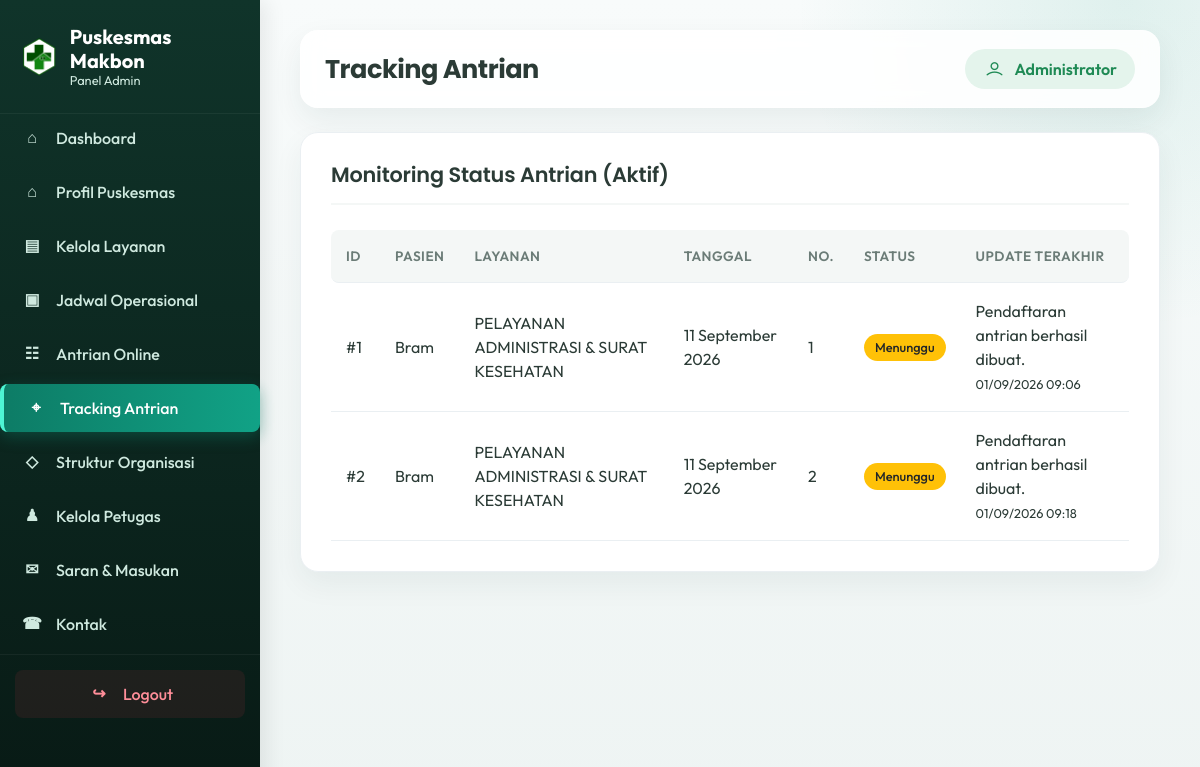
Screenshot of /admin/tracking.php (signed in) with the database file from the repository.
### tables this page shows
CREATE TABLE `antrian_online` (
  `id_antrian` int NOT NULL,
  `nama_pasien` varchar(100) NOT NULL,
  `no_hp` varchar(20) DEFAULT NULL,
  `alamat` text,
  `id_layanan` int DEFAULT NULL,
  `layanan` varchar(100) DEFAULT NULL,
  `tanggal_antrian` date NOT NULL,
  `nomor_antrian` int NOT NULL,
  `status` enum('Menunggu','Diproses','Selesai','Dibatalkan') NOT NULL DEFAULT 'Menunggu',
  `id_petugas` int DEFAULT NULL,
  `created_at` timestamp NULL DEFAULT CURRENT_TIMESTAMP
);

### admin/tracking.php (the view, shortened to what this page needs)
<?php
require_once __DIR__ . '/../config/database.php';
$daftar = $pdo->query(
    "SELECT a.*,
        (SELECT keterangan FROM tracking_antrian t WHERE t.id_antrian = a.id_antrian ORDER BY waktu_update DESC LIMIT 1) AS keterangan_terakhir,
        (SELECT waktu_update FROM tracking_antrian t WHERE t.id_antrian = a.id_antrian ORDER BY waktu_update DESC LIMIT 1) AS waktu_terakhir
     FROM antrian_online a
     WHERE a.status IN ('Menunggu','Diproses')
     ORDER BY a.tanggal_antrian ASC, a.nomor_antrian ASC"
)->fetchAll();
require_once __DIR__ . '/includes/layout_top.php';
?>
<div class="panel">
    <div class="panel-head"><h2>Monitoring Status Antrian (Aktif)</h2></div>
    <table>
        <thead><tr><th>ID</th><th>Pasien</th><th>Layanan</th><th>Tanggal</th><th>No.</th><th>Status</th><th>Update Terakhir</th></tr></thead>
        <tbody>
        <?php foreach ($daftar as $d): ?>
            <tr>
                <td>#<?= $d['id_antrian'] ?></td>
                <td><?= clean($d['nama_pasien']) ?></td>
                <td><?= clean($d['layanan']) ?></td>
                <td><?= tanggal_indo($d['tanggal_antrian']) ?></td>
                <td><?= $d['nomor_antrian'] ?></td>
                <td><?= badge_status($d['status']) ?></td>
                <td>
                    <?= clean($d['keterangan_terakhir'] ?? '-') ?><br>
                    <small style="color:var(--muted);"><?= $d['waktu_terakhir'] ? date('d/m/Y H:i', strtotime($d['waktu_terakhir'])) : '' ?></small>
                </td>
            </tr>
        <?php endforeach; ?>
        </tbody>
    </table>
</div>
<?php require_once __DIR__ . '/includes/layout_bottom.php'; ?>

### includes/functions.php (shortened to what this page needs)
<?php
function clean($str)
{
    return htmlspecialchars(trim($str ?? ''), ENT_QUOTES, 'UTF-8');
}
function tanggal_indo($tanggal)
{
    $bulan = [
        1 => 'Januari', 2 => 'Februari', 3 => 'Maret', 4 => 'April',
        5 => 'Mei', 6 => 'Juni', 7 => 'Juli', 8 => 'Agustus',
        9 => 'September', 10 => 'Oktober', 11 => 'November', 12 => 'Desember'
    ];
    $ts = strtotime($tanggal);
    return date('d', $ts) . ' ' . $bulan[(int)date('n', $ts)] . ' ' . date('Y', $ts);
}
function badge_status($status)
{
    $map = [
        'Menunggu'   => 'badge-warning',
        'Diproses'   => 'badge-info',
        'Selesai'    => 'badge-success',
        'Dibatalkan' => 'badge-danger',
    ];
    $class = $map[$status] ?? 'badge-secondary';
    return "<span class='badge {$class}'>" . clean($status) . "</span>";
}

### assets/traveland/css/style.css (style rules this page uses)
body { font-family: "Poppins", sans-serif; font-weight: normal; font-style: normal; color: #747E88; }
* { margin: 0; padding: 0; -webkit-box-sizing: border-box; box-sizing: border-box; }
i, span, a { display: inline-block; }
h1, h2, h3, h4, h5, h6 { font-family: "Poppins", sans-serif; font-weight: 700; color: #38424D; margin: 0px; }
h2 { font-size: 36px; }

### admin/includes/layout_top.php (style rules this page uses)
:root { --primary: #0d7c66; --primary-hover: #0a6552; --bg-color: #f4f7f6; --sidebar-bg: #112d27; --sidebar-hover: #18433a; --text-main: #2b3b36; --text-muted: #6b7c77; --border-color: #eaeff2; }
body { background-color: var(--bg-color); font-family: 'Outfit', sans-serif; color: var(--text-main); }
.panel { background: #fff; padding: 30px; border-radius: 16px; box-shadow: 0 5px 20px rgba(0,0,0,0.03); margin-bottom: 30px; border: 1px solid var(--border-color); }
.panel-head { margin-bottom: 25px; padding-bottom: 15px; border-bottom: 2px solid var(--bg-color); display: flex; justify-content: space-between; align-items: center; }
.panel-head h2 { margin: 0; font-size: 1.3rem; font-weight: 600; color: var(--text-main); }
.panel table { width: 100%; border-collapse: separate; border-spacing: 0; margin-top: 10px; }
.panel th, .panel td { padding: 16px 15px; border-bottom: 1px solid var(--border-color); text-align: left; vertical-align: middle; }
.panel th { background: var(--bg-color); font-weight: 600; color: var(--text-muted); text-transform: uppercase; font-size: 0.85rem; letter-spacing: 0.5px; }
.panel th:first-child { border-top-left-radius: 8px; border-bottom-left-radius: 8px; }
.panel th:last-child { border-top-right-radius: 8px; border-bottom-right-radius: 8px; }
.panel tbody tr { transition: all 0.2s; }
.badge { padding: 6px 10px; border-radius: 6px; font-weight: 500; font-size: 0.8rem; }
body { background: #eef4f3 !important; }
.panel { border-radius: 18px; box-shadow: 0 12px 30px rgba(20, 58, 52, .06); }
.panel-head h2 { letter-spacing: -.01em; }
.panel table { overflow: hidden; }
.badge { border-radius: 999px; padding: 7px 11px; }
.dashboard-intro, .stat-card-modern, .panel { animation: dashboardReveal .45s ease both; }

### rows the page displays
antrian_online: id_antrian "1", nama_pasien "Bram", layanan "PELAYANAN ADMINISTRASI & SURAT KESEHATAN", tanggal_antrian "11 September 2026", nomor_antrian "1", status "Menunggu", keterangan_terakhir "Pendaftaran antrian berhasil dibuat.", waktu_terakhir "01/09/2026 09:06"
antrian_online: id_antrian "2", nama_pasien "Bram", layanan "PELAYANAN ADMINISTRASI & SURAT KESEHATAN", tanggal_antrian "11 September 2026", nomor_antrian "2", status "Menunggu", keterangan_terakhir "Pendaftaran antrian berhasil dibuat.", waktu_terakhir "01/09/2026 09:18"

### other values shown
$page_title "Tracking Antrian"
$_SESSION['admin_nama'] "Administrator"
